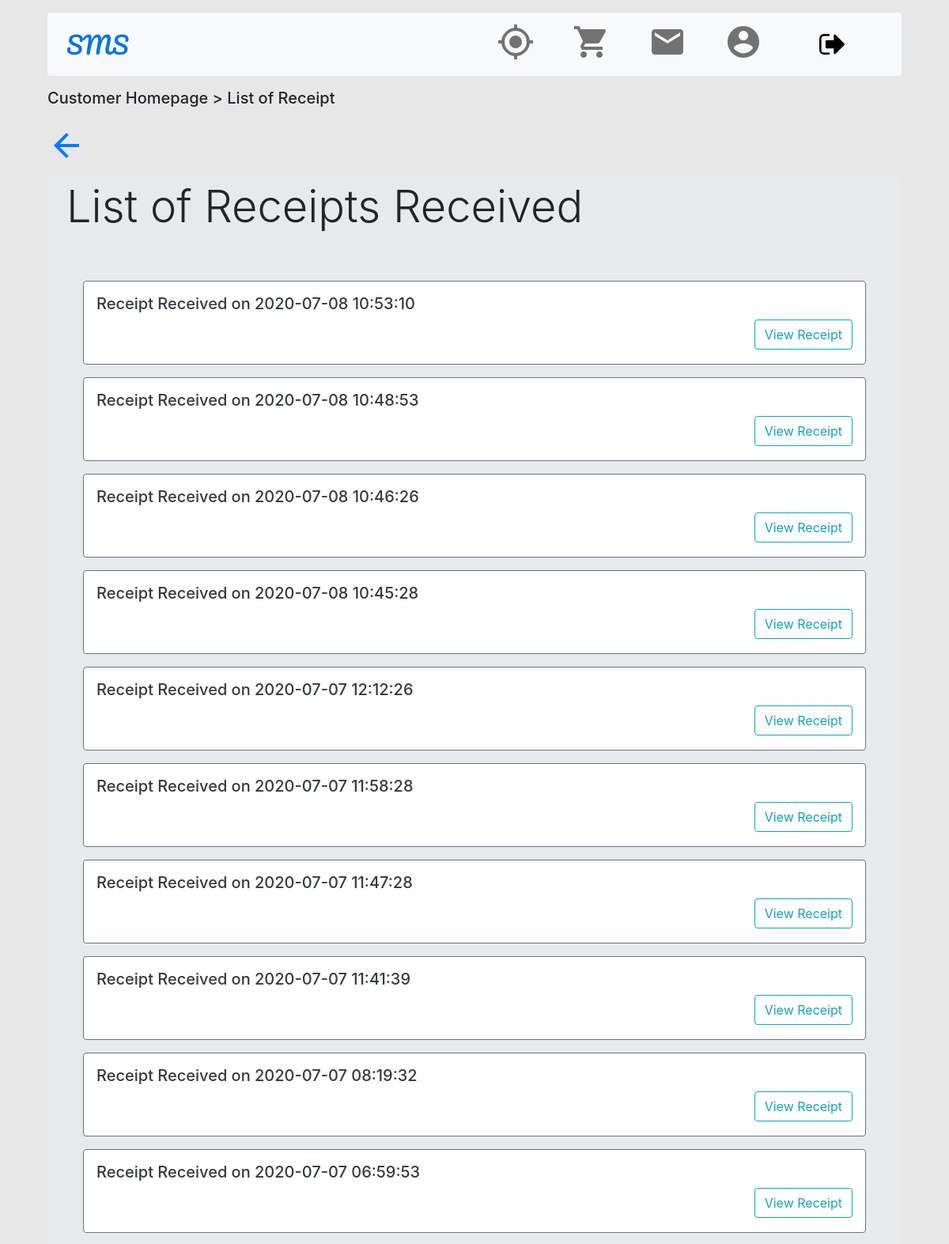
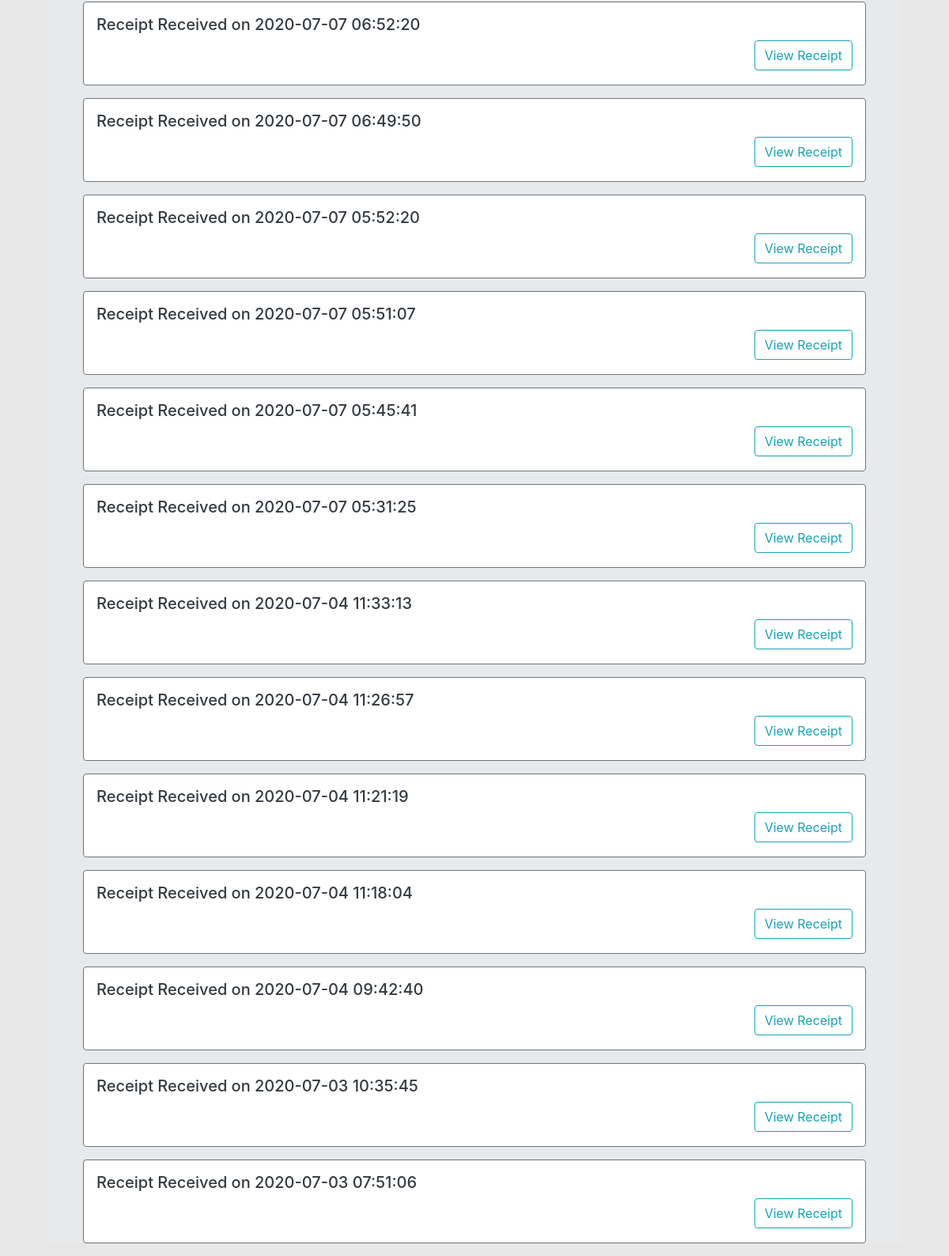
Screenshot of /ApplicationLayer/paymentView/CusReceiptList.php (signed in) with the database file from the repository (2 pictures, top to bottom).
### tables this page shows
CREATE TABLE `payment` (
  `P_ID` int(11) NOT NULL,
  `Cus_ID` int(11) NOT NULL,
  `Ord_IDs` varchar(255) NOT NULL,
  `P_Date` timestamp NOT NULL DEFAULT current_timestamp() ON UPDATE current_timestamp(),
  `subtotal` float NOT NULL,
  `delivery_fee` float NOT NULL,
  `T_Payment` float NOT NULL
);

### BusinessServiceLayer/paymentController/paymentController.php (called while the page is built, shortened)
<?php
require_once __DIR__ . '/../paymentData/paymentData.php';
class paymentController
{
    public function viewReceiptList()
    {
        $pay = new paymentData();
        $pay->Cus_ID = $_SESSION['Cus_ID'];
        return $pay->viewReceiptList();
    }
}

### BusinessServiceLayer/paymentData/paymentData.php (called while the page is built, shortened)
<?php
require_once '../../libs/database.php';
class paymentData
{
    public $Cus_ID;
    public function viewReceiptList()
    {
        $sql = "select * from payment where Cus_ID=:Cus_ID order by P_date DESC";
        $args = [':Cus_ID' => $this->Cus_ID];
        return DB::run($sql, $args);
    }
}

### libs/database.php (called while the page is built, shortened)
<?php
class DB
{
  public static function connect($value = '')
  {
    $pdo = new PDO(DB_TYPE . ':host=' . DB_HOST . ';dbname=' . DB_NAME, DB_USER, DB_PASS);
    $pdo->setAttribute(PDO::ATTR_ERRMODE, PDO::ERRMODE_EXCEPTION);
    return $pdo;
  }
  public static function run($sql, $args = NULL)
  {
    $stmt = DB::connect()->prepare($sql);
    try {
      $stmt->execute($args);
      return $stmt;
    } catch (PDOException $e) {
      echo $e->getMessage();
      die();
    }
  }
}

### ApplicationLayer/paymentView/CusReceiptList.php (the view, shortened to what this page needs)
<?php
require __DIR__ . '/../../src/bootstrap.php';
require_once __DIR__ . '/../../BusinessServiceLayer/paymentController/paymentController.php';
$pay = new paymentController();
$data = $pay->viewReceiptList();
?>
<html>
<head>
    <link rel="stylesheet" href="../../src/css/bootstrap.min.css" />
    <link rel="stylesheet" type="text/css" href="../src/css/all.css" />
</head>
<body>
    <div class="mx-auto" style="width: 90%;">
        <?php require __DIR__ . '/../../src/navbar.php' ?>
        <h5>Customer Homepage > List of Receipt</h5>
        <a href="../viewServiceView/CusHomePage.php">
            <span class="material-icons md-48 text-primary my-3">
            </span>
        </a>
        <br />
        <div style="background-color: #E8E9EB">
            <p class="display-4 px-4 py-1">List of Receipts Received</p>
            <br />
            <?php foreach ($data as $row) { ?>
            <div style="color:#CCCDC6"
                class="my-3 border rounded border-secondary p-3 col-11 bg-white text-dark mx-auto">
                <form>
                    <p class="h5">Receipt Received on <?= $row['P_Date'] ?></p>
                    <button type="submit" class="btn btn-outline-info" formaction="./CusReceipt.php" formmethod="POST"
                        style="float: right;">View
                        Receipt</button>
                    <br />
                </form>
            </div>
            <?php } ?>
        </div>
    </div>
</body>
</html>

### src/css/all.css (style rules this page uses)
body { background-color: rgb(231, 231, 231); }
a:link { color: #0275d8; }
.material-icons { text-align: center; margin: auto; }
button { border: none; cursor: pointer; }
.material-icons { font-size: 24px; }

### src/navbar.php (style rules this page uses)
.material-icons.md-48 { font-size: 48px; color: rgba(0, 0, 0, 0.54); }

### rows the page displays
payment: P_Date "2020-07-08 10:53:10"
payment: P_Date "2020-07-08 10:48:53"
payment: P_Date "2020-07-08 10:46:26"
payment: P_Date "2020-07-08 10:45:28"
payment: P_Date "2020-07-07 12:12:26"
payment: P_Date "2020-07-07 11:58:28"
payment: P_Date "2020-07-07 11:47:28"
payment: P_Date "2020-07-07 11:41:39"
payment: P_Date "2020-07-07 08:19:32"
payment: P_Date "2020-07-07 06:59:53"
payment: P_Date "2020-07-07 06:52:20"
payment: P_Date "2020-07-07 06:49:50"
payment: P_Date "2020-07-07 05:52:20"
payment: P_Date "2020-07-07 05:51:07"
payment: P_Date "2020-07-07 05:45:41"
payment: P_Date "2020-07-07 05:31:25"
payment: P_Date "2020-07-04 11:33:13"
payment: P_Date "2020-07-04 11:26:57"
payment: P_Date "2020-07-04 11:21:19"
payment: P_Date "2020-07-04 11:18:04"
payment: P_Date "2020-07-04 09:42:40"
payment: P_Date "2020-07-03 10:35:45"
payment: P_Date "2020-07-03 07:51:06"
